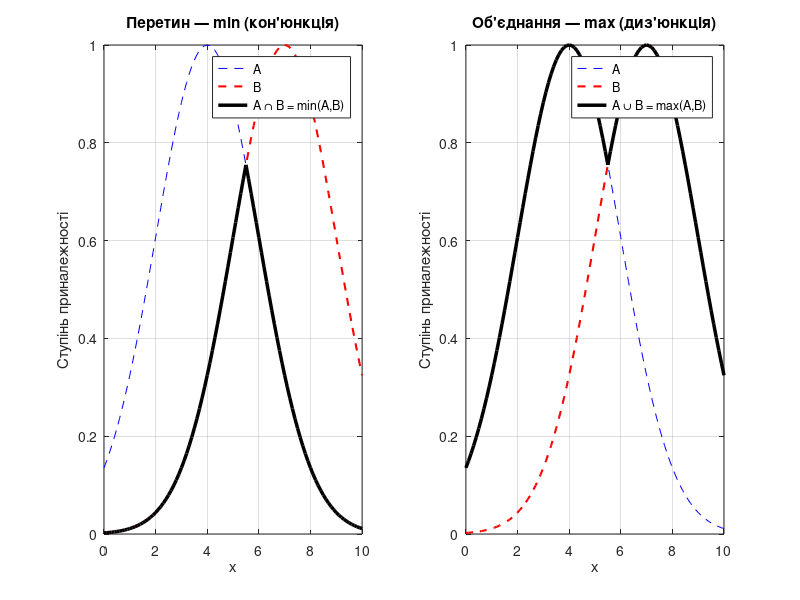

Reproduce this figure in MATLAB.
% Завдання 6. Мінімаксна інтерпретація логічних операторів

x = 0:0.1:10;
y1 = gaussmf(x, [2 4]);
y2 = gaussmf(x, [2 7]);

% --- Перетин: min (кон'юнкція) ---
subplot(1, 2, 1);
y_min = min([y1; y2]);
plot(x, y1, 'b--', x, y2, 'r--', 'LineWidth', 1.5);
hold on;
plot(x, y_min, 'k', 'LineWidth', 2.5);
hold off;
xlabel('x');
ylabel('Ступінь приналежності');
title('Перетин — min (кон''юнкція)');
legend('A', 'B', 'A ∩ B = min(A,B)');
grid on;

% --- Об'єднання: max (диз'юнкція) ---
subplot(1, 2, 2);
y_max = max([y1; y2]);
plot(x, y1, 'b--', x, y2, 'r--', 'LineWidth', 1.5);
hold on;
plot(x, y_max, 'k', 'LineWidth', 2.5);
hold off;
xlabel('x');
ylabel('Ступінь приналежності');
title('Об''єднання — max (диз''юнкція)');
legend('A', 'B', 'A ∪ B = max(A,B)');
grid on;
